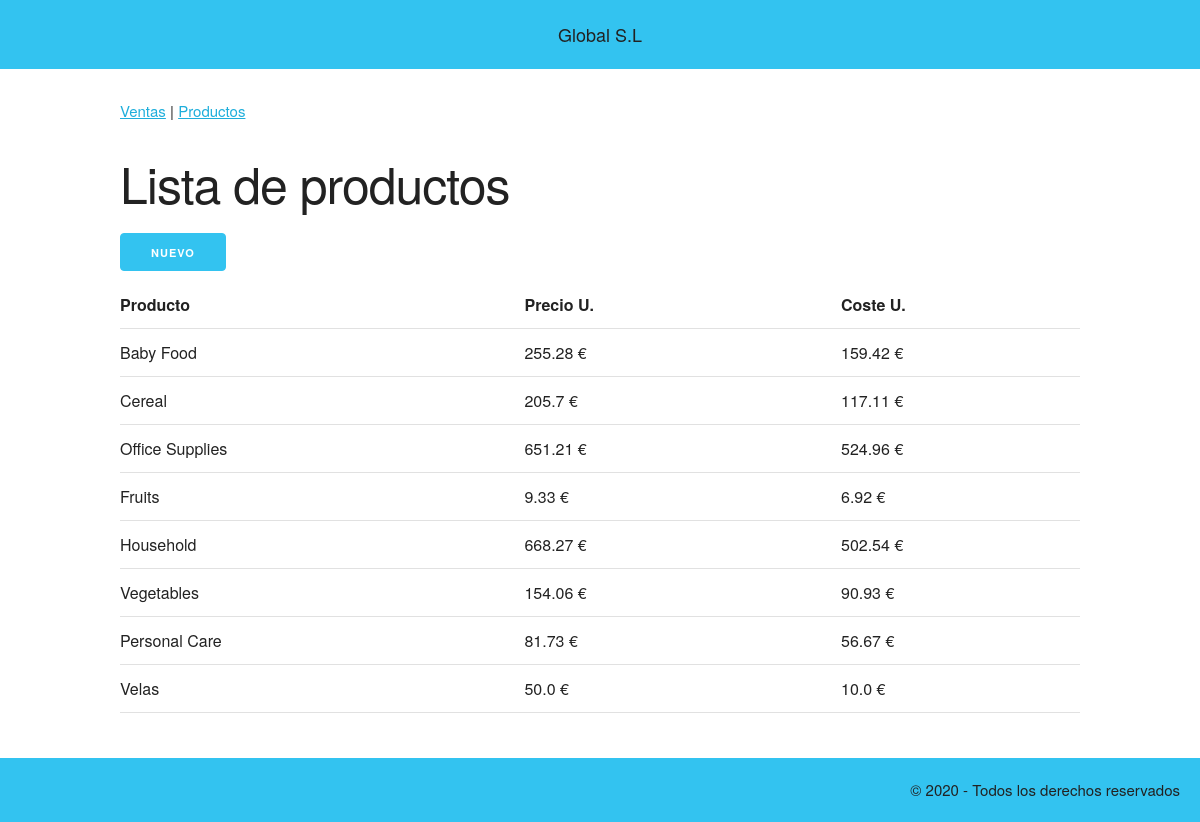
Before: /productos with the older database file.
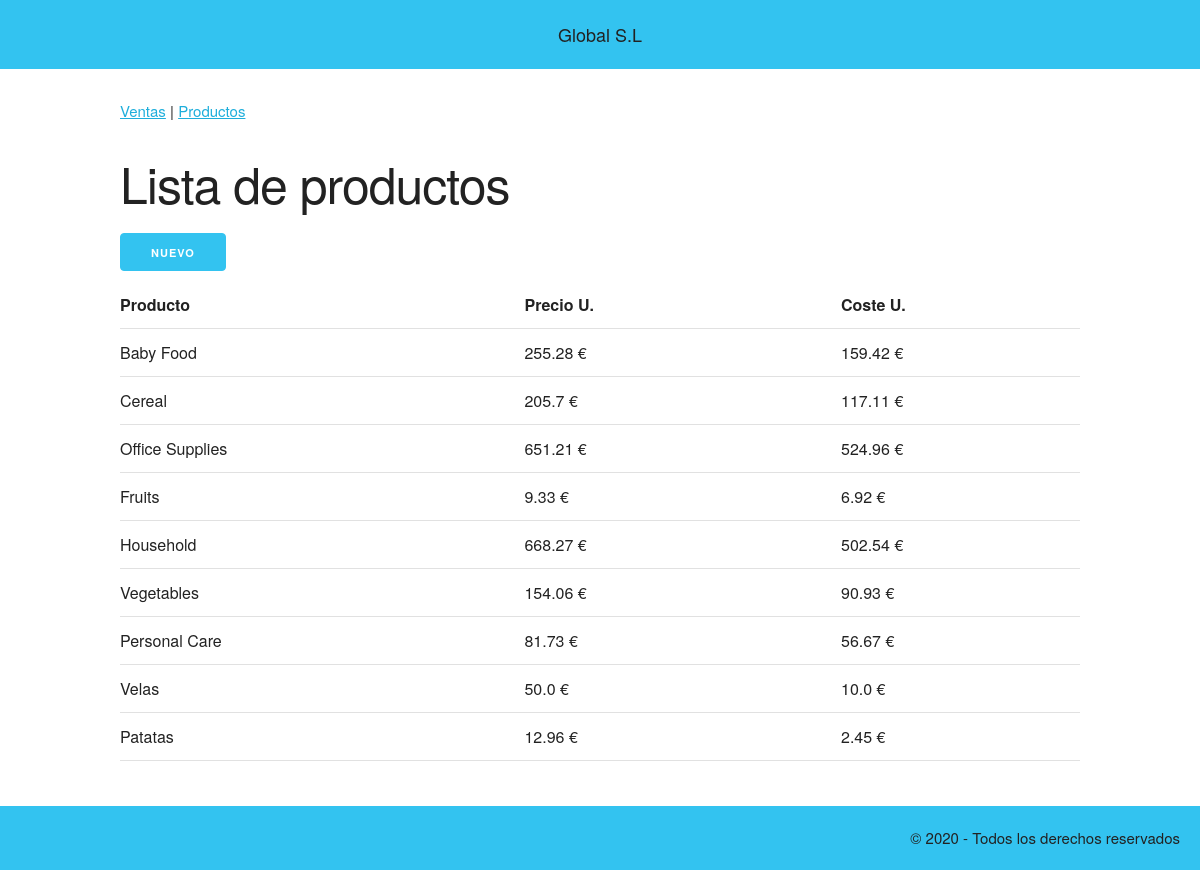
After: the same page with the newer database file.
### tables this page shows
CREATE TABLE "productos" (
	"id"	INTEGER PRIMARY KEY AUTOINCREMENT UNIQUE,
	"tipo_producto"	TEXT NOT NULL UNIQUE,
	"precio_unitario"	REAL NOT NULL,
	"coste_unitario"	REAL NOT NULL
);

### run.py (the view)
@app.route('/productos')
def productos():
    conn= sqlite3.connect(BBDD)
    c= conn.cursor()
    query= "SELECT id, tipo_producto, precio_unitario, coste_unitario FROM productos;"
    productos= c.execute(query).fetchall()
    conn.close()
    return render_template('productos.html', productos= productos)

### templates/productos.html (shortened to what this page needs)
{% extends 'base.html' %}  #instruccion que dice que region es una extension de base.html
{% block contenido %}
    <h1>Lista de productos </h1>
    <a class= 'button button-primary' href="/altaProducto">Nuevo</a>
    <table class= 'u-full-width'>
        <tr>
            <th>Producto</th>
            <th>Precio U.</th>
            <th>Coste U.</th>
        </tr>
        {% for producto in productos %}
        <tr>
            <td class='producto'>{{producto[1]}}</td>
            <td> {{producto[2]}} €</td>
            <td> {{producto[3]}} €</td>
        </tr>
        {% endfor %}
    </table>
{% endblock %}

### templates/base.html (shortened to what this page needs)
<html lang="en">
<head>
<link rel="stylesheet" href="/static/styles.css">
<link rel="stylesheet" href="/static/normalize.css">
<link rel="stylesheet" href="/static/skeleton.css">
</head>
<body>
    <header>
        Global S.L
    </header>
    <section class= 'container'>
        <div class= 'menu'>
            <a href="/">Ventas</a> | <a href="/productos">Productos</a>
        </div>
        {%block contenido %} {% endblock %}
    </section>
    <footer>
        &copy; 2020 - Todos los derechos reservados
    </footer>
</body>
</html>

### static/styles.css (style rules this page uses)
header, footer { padding: 20px; background-color: #33c3f0; }
header { text-align: center; font-size: large; margin-bottom: 20px; }
footer { text-align: right; margin-top: 20px; }
.menu { padding-top: 10px; padding-bottom: 30px; }

### static/skeleton.css (style rules this page uses)
.container { position: relative; width: 100%; max-width: 960px; margin: 0 auto; padding: 0 20px; box-sizing: border-box; }
@media (min-width: 400px) { .container { width: 85%; padding: 0; } }
@media (min-width: 550px) { .container { width: 80%; } }
html { font-size: 62.5%; }
body { font-size: 1.5em; line-height: 1.6; font-weight: 400; font-family: "Raleway", "HelveticaNeue", "Helvetica Neue", Helvetica, Arial, sans-serif; color: #222; }
h1, h2, h3, h4, h5, h6 { margin-top: 0; margin-bottom: 2rem; font-weight: 300; }
h1 { font-size: 4.0rem; line-height: 1.2; letter-spacing: -.1rem; }
@media (min-width: 550px) { h1 { font-size: 5.0rem; } }
a { color: #1EAEDB; }
.button, button, input[type="submit"], input[type="reset"], input[type="button"] { display: inline-block; height: 38px; padding: 0 30px; color: #555; text-align: center; font-size: 11px; font-weight: 600; line-height: 38px; letter-spacing: .1rem; text-transform: uppercase; text-decoration: none; white-space: nowrap; background-color: transparent; border-radius: 4px; border: 1px solid #bbb; cursor: pointer; box-sizing: border-box; }
.button.button-primary, button.button-primary, input[type="submit"].button-primary, input[type="reset"].button-primary, input[type="button"].button-primary { color: #FFF; background-color: #33C3F0; border-color: #33C3F0; }
th, td { padding: 12px 15px; text-align: left; border-bottom: 1px solid #E1E1E1; }
th:first-child, td:first-child { padding-left: 0; }
th:last-child, td:last-child { padding-right: 0; }
button, .button { margin-bottom: 1rem; }
pre, blockquote, dl, figure, table, p, ul, ol, form { margin-bottom: 2.5rem; }
.u-full-width { width: 100%; box-sizing: border-box; }
.container:after, .row:after, .u-cf { content: ""; display: table; clear: both; }

Changed rows visible on the page:
added productos: tipo_producto "Patatas", precio_unitario "12.96", coste_unitario "2.45"
